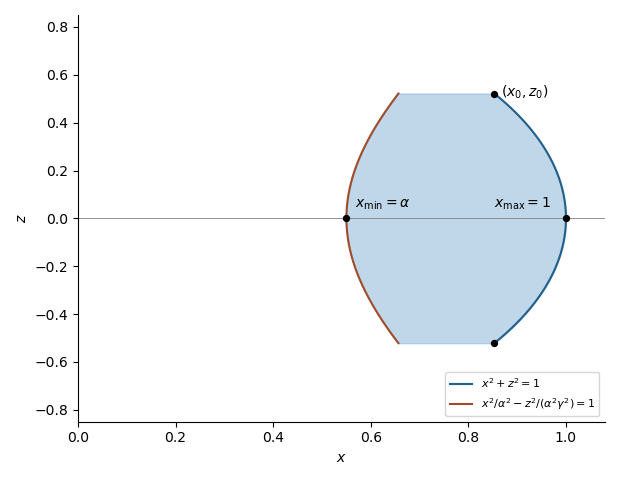

Generate this figure with Python:
#!/usr/bin/env python3
"""Draw the cross-section used in 2019 IA Paper 3, question 9."""

from pathlib import Path

import matplotlib.pyplot as plt
import numpy as np


OUTPUT = Path(Path(__file__).stem + '.png')

alpha = 0.55
gamma = 0.8
z0 = gamma * np.sqrt((1 - alpha**2) / (1 + gamma**2))
z = np.linspace(-z0, z0, 400)
x_circle = np.sqrt(1 - z**2)
x_hyperbola = alpha * np.sqrt(1 + z**2 / gamma**2)

fig, ax = plt.subplots(figsize=(6.2, 4.8))
ax.fill_betweenx(z, x_hyperbola, x_circle, color='#8db7d8', alpha=0.55)
ax.plot(x_circle, z, color='#225f8b', label='$x^2+z^2=1$')
ax.plot(x_hyperbola, z, color='#a14b2a', label='$x^2/\\alpha^2-z^2/(\\alpha^2\\gamma^2)=1$')
ax.scatter([alpha, 1, x_circle[0], x_circle[-1]], [0, 0, -z0, z0], color='black', s=18, zorder=4)
ax.annotate('$x_{\\min}=\\alpha$', (alpha, 0), xytext=(6, 8), textcoords='offset points')
ax.annotate('$x_{\\max}=1$', (1, 0), xytext=(-52, 8), textcoords='offset points')
ax.annotate('$(x_0,z_0)$', (x_circle[-1], z0), xytext=(5, -2), textcoords='offset points')
ax.set(xlabel='$x$', ylabel='$z$', xlim=(0, 1.08), ylim=(-0.85, 0.85))
ax.axhline(0, color='0.5', linewidth=0.6)
ax.legend(loc='lower right', fontsize=8)
ax.spines[['top', 'right']].set_visible(False)
fig.tight_layout()
fig.savefig(OUTPUT, dpi=100, facecolor="white")
